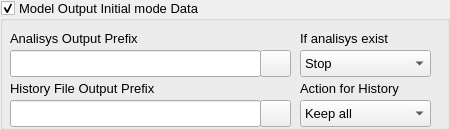
     <widget class="QGroupBox" name="groupBox_4">
      <property name="geometry">
       <rect>
        <x>320</x>
        <y>410</y>
        <width>450</width>
        <height>130</height>
       </rect>
      </property>
      <property name="font">
       <font>
        <family>Arial</family>
        <pointsize>10</pointsize>
        <weight>50</weight>
        <bold>false</bold>
       </font>
      </property>
      <property name="title">
       <string>Model Output Initial mode Data</string>
      </property>
      <property name="checkable">
       <bool>true</bool>
      </property>
      <widget class="QComboBox" name="hisdelcomboBox">
       <property name="geometry">
        <rect>
         <x>300</x>
         <y>100</y>
         <width>131</width>
         <height>27</height>
        </rect>
       </property>
       <property name="font">
        <font>
         <family>Arial</family>
         <pointsize>10</pointsize>
         <weight>50</weight>
         <bold>false</bold>
        </font>
       </property>
       <item>
        <property name="text">
         <string>Keep all</string>
        </property>
       </item>
       <item>
        <property name="text">
         <string>Delete Previous</string>
        </property>
       </item>
      </widget>
      <widget class="QPushButton" name="sf04Button">
       <property name="geometry">
        <rect>
         <x>260</x>
         <y>50</y>
         <width>31</width>
         <height>27</height>
        </rect>
       </property>
       <property name="font">
        <font>
         <family>Arial</family>
         <pointsize>10</pointsize>
         <weight>50</weight>
         <bold>false</bold>
        </font>
       </property>
       <property name="text">
        <string/>
       </property>
       <property name="icon">
        <iconset>
         <normaloff>../../../../home/denis/.designer/backup/file.ico</normaloff>../../../../home/denis/.designer/backup/file.ico</iconset>
       </property>
      </widget>
      <widget class="QLabel" name="label_41">
       <property name="geometry">
        <rect>
         <x>10</x>
         <y>80</y>
         <width>171</width>
         <height>17</height>
        </rect>
       </property>
       <property name="font">
        <font>
         <family>Arial</family>
         <pointsize>10</pointsize>
         <weight>50</weight>
         <bold>false</bold>
        </font>
       </property>
       <property name="text">
        <string>History File Output Prefix</string>
       </property>
      </widget>
      <widget class="QPushButton" name="sf03Button">
       <property name="geometry">
        <rect>
         <x>260</x>
         <y>100</y>
         <width>31</width>
         <height>27</height>
        </rect>
       </property>
       <property name="font">
        <font>
         <family>Arial</family>
         <pointsize>10</pointsize>
         <weight>50</weight>
         <bold>false</bold>
        </font>
       </property>
       <property name="text">
        <string/>
       </property>
       <property name="icon">
        <iconset>
         <normaloff>../../../../home/denis/.designer/backup/file.ico</normaloff>../../../../home/denis/.designer/backup/file.ico</iconset>
       </property>
      </widget>
      <widget class="QComboBox" name="ianexcomboBox">
       <property name="geometry">
        <rect>
         <x>300</x>
         <y>50</y>
         <width>131</width>
         <height>27</height>
        </rect>
       </property>
       <property name="font">
        <font>
         <family>Arial</family>
         <pointsize>10</pointsize>
         <weight>50</weight>
         <bold>false</bold>
        </font>
       </property>
       <item>
        <property name="text">
         <string>Stop</string>
        </property>
       </item>
       <item>
        <property name="text">
         <string>Overwrite</string>
        </property>
       </item>
      </widget>
      <widget class="QLabel" name="label_149">
       <property name="geometry">
        <rect>
         <x>300</x>
         <y>30</y>
         <width>141</width>
         <height>17</height>
        </rect>
       </property>
       <property name="font">
        <font>
         <family>Arial</family>
         <pointsize>10</pointsize>
         <weight>50</weight>
         <bold>false</bold>
        </font>
       </property>
       <property name="text">
        <string>If analisys exist</string>
       </property>
      </widget>
      <widget class="QLabel" name="label_42">
       <property name="geometry">
        <rect>
         <x>10</x>
         <y>30</y>
         <width>141</width>
         <height>17</height>
        </rect>
       </property>
       <property name="font">
        <font>
         <family>Arial</family>
         <pointsize>10</pointsize>
         <weight>50</weight>
         <bold>false</bold>
        </font>
       </property>
       <property name="text">
        <string>Analisys Output Prefix</string>
       </property>
      </widget>
      <widget class="QLineEdit" name="histOutFilelineEdit">
       <property name="geometry">
        <rect>
         <x>10</x>
         <y>100</y>
         <width>251</width>
         <height>27</height>
        </rect>
       </property>
       <property name="font">
        <font>
         <family>Arial</family>
         <pointsize>10</pointsize>
         <weight>50</weight>
         <bold>false</bold>
        </font>
       </property>
      </widget>
      <widget class="QLineEdit" name="AnalFilelineEdit">
       <property name="geometry">
        <rect>
         <x>10</x>
         <y>50</y>
         <width>251</width>
         <height>27</height>
        </rect>
       </property>
       <property name="font">
        <font>
         <family>Arial</family>
         <pointsize>10</pointsize>
         <weight>50</weight>
         <bold>false</bold>
        </font>
       </property>
      </widget>
      <widget class="QLabel" name="label_150">
       <property name="geometry">
        <rect>
         <x>300</x>
         <y>80</y>
         <width>141</width>
         <height>17</height>
        </rect>
       </property>
       <property name="font">
        <font>
         <family>Arial</family>
         <pointsize>10</pointsize>
         <weight>50</weight>
         <bold>false</bold>
        </font>
       </property>
       <property name="text">
        <string>Action for History</string>
       </property>
      </widget>
     </widget>
